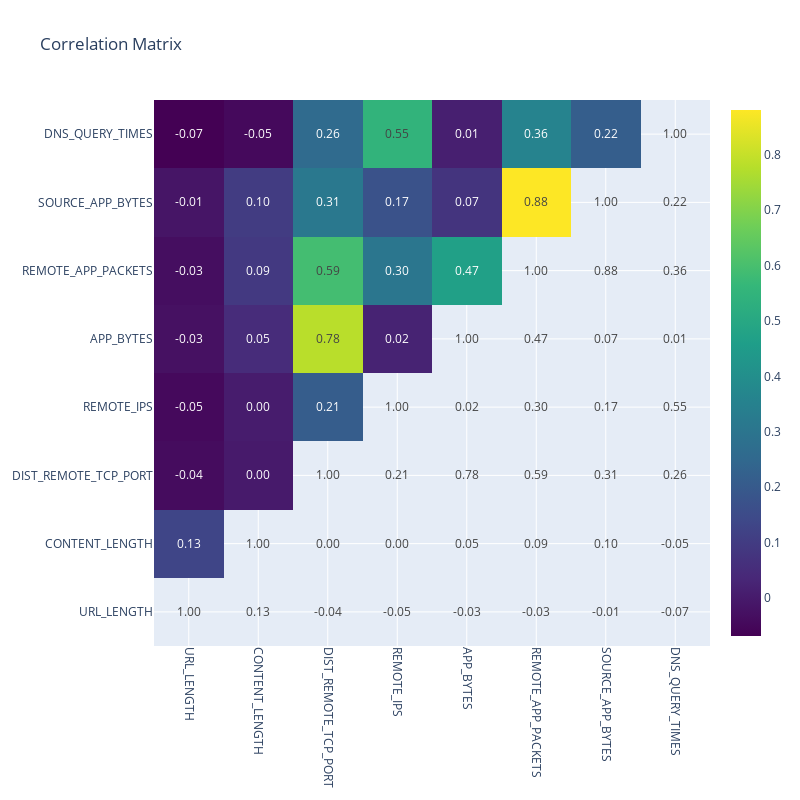

Write notebook code for a chart like this one.
### Code cell
# Finally let's remove SOURCE_APP_PACKETS and NUMBER_SPECIAL_CHARECTERS, both over 0.92
features5 = features4.drop('SOURCE_APP_PACKETS', axis=1)
features6 = features5.drop('NUMBER_SPECIAL_CHARACTERS', axis=1)
print(features6.columns)

# let's check the resutl
print_correlation_matrix(features6.corr())

### Figure 1 — Plotly figure (JSON) as saved in the notebook; plotly's stock layout.template omitted (floating-point values rounded to 4 significant figures)
{"data": [{"colorscale": [[0, "#440154"], [0.1111, "#482878"], [0.2222, "#3e4989"], [0.3333, "#31688e"], [0.4444, "#26828e"], [0.5556, "#1f9e89"], [0.6667, "#35b779"], [0.7778, "#6ece58"], [0.8889, "#b5de2b"], [1, "#fde725"]], "hoverinfo": "z", "text": [[1, 0.1297, -0.03984, -0.04637, -0.02645, -0.03378, -0.01486, -0.06858], [0.1297, 1, -0.0003806, 0.004774, 0.0512, 0.09108, 0.1001, -0.04564], [-0.03984, -0.0003806, 1, 0.2102, 0.7802, 0.5912, 0.3134, 0.2599], [-0.04637, 0.004774, 0.2102, 1, 0.02313, 0.3047, 0.1717, 0.5482], [-0.02645, 0.0512, 0.7802, 0.02313, 1, 0.469, 0.07446, 0.01222], [-0.03378, 0.09108, 0.5912, 0.3047, 0.469, 1, 0.8806, 0.3557], [-0.01486, 0.1001, 0.3134, 0.1717, 0.07446, 0.8806, 1, 0.2153], [-0.06858, -0.04564, 0.2599, 0.5482, 0.01222, 0.3557, 0.2153, 1]], "texttemplate": "%{text:.2f}", "type": "heatmap", "x": ["URL_LENGTH", "CONTENT_LENGTH", "DIST_REMOTE_TCP_PORT", "REMOTE_IPS", "APP_BYTES", "REMOTE_APP_PACKETS", "SOURCE_APP_BYTES", "DNS_QUERY_TIMES"], "y": ["URL_LENGTH", "CONTENT_LENGTH", "DIST_REMOTE_TCP_PORT", "REMOTE_IPS", "APP_BYTES", "REMOTE_APP_PACKETS", "SOURCE_APP_BYTES", "DNS_QUERY_TIMES"], "z": [[null, null, null, null, null, null, null, null], [0.1297, null, null, null, null, null, null, null], [-0.03984, -0.0003806, null, null, null, null, null, null], [-0.04637, 0.004774, 0.2102, null, null, null, null, null], [-0.02645, 0.0512, 0.7802, 0.02313, null, null, null, null], [-0.03378, 0.09108, 0.5912, 0.3047, 0.469, null, null, null], [-0.01486, 0.1001, 0.3134, 0.1717, 0.07446, 0.8806, null, null], [-0.06858, -0.04564, 0.2599, 0.5482, 0.01222, 0.3557, 0.2153, null]]}], "layout": {"autosize": false, "height": 800, "title": {"text": "Correlation Matrix"}, "width": 800, "xaxis": {"nticks": 36, "tickangle": 90}, "yaxis": {"tickmode": "linear"}}}
